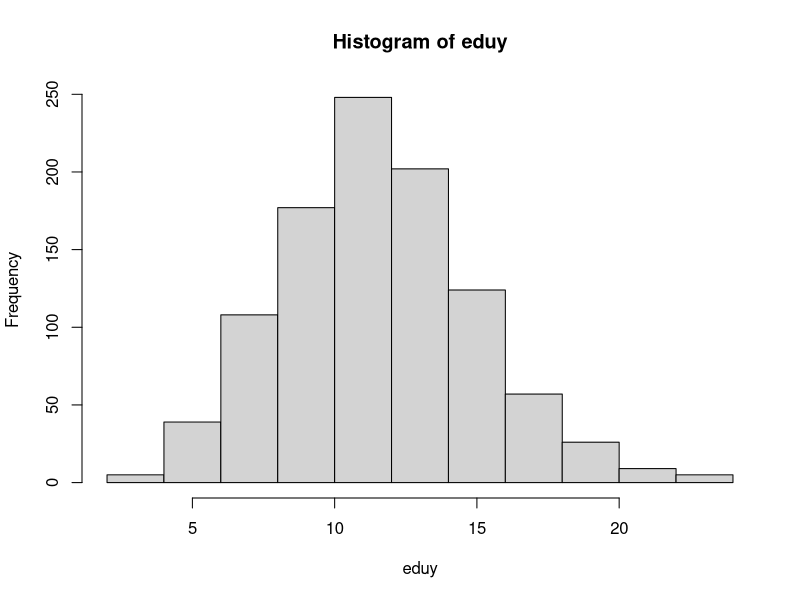
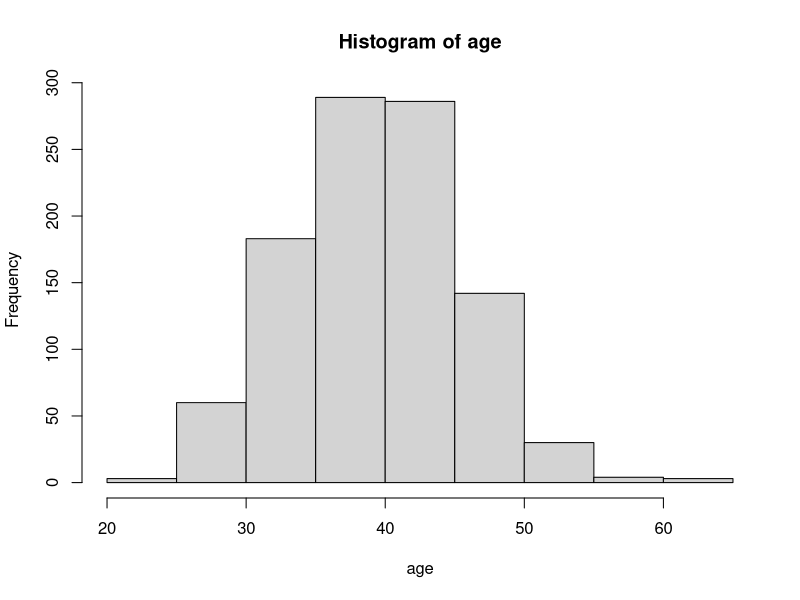

These figures' R source, in order: (Note: this script raises an error after producing the figures.)
# Simulate data for Lab 10

# Support Same Sex Marriage (1 = no, 2 = neutral, 3 = yes) 
# = Education + Age + Gender + Race

# -------Simulate IVs-------
set.seed(123)
# Years of education
eduy <- rpois(1000,12) 
hist(eduy)
# Age
age <- rpois(1000,40) 
hist(age)
# Gender dummy
female <- rbinom(1000, 1, 0.5)
table(female)
# Race dummy
black <- rbinom(1000, 1, 0.3)
table(black)

# -------Simulate DV-------
# latent Y*
ystar = 0.8*eduy + (-0.2)*age + 0.8*female + rlogis(1000)

# thresholds
tau = c(-0.5, 2)

# generate obseved Y
y = ifelse(
  ystar < tau[1], 1,
  ifelse(ystar >= tau[1] & ystar < tau[2], 2, 3)
)

# -------Create dataframe-------
support_df <- tibble(
  support_level = as.factor(y),
  eduy = eduy,
  age = age,
  female = female,
  black = black
)

# Save
save(support_df, file = "data/support_level_df.RData")
